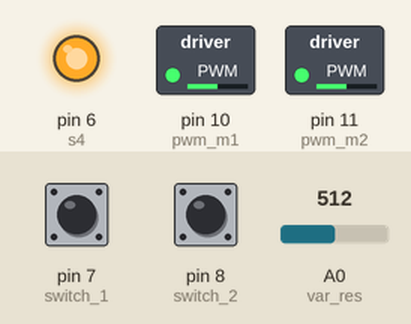
Simulated run of this sketch. Board: Arduino Uno, built with avr-gcc and run on an emulated ATmega328P. On the bench: switched loads named in the sketch (green lamp = pin HIGH), output pins drawn as LEDs (lit = HIGH). The inputs (shaded band) are chosen by the test bench; at power-on: A0 (var_res) = 512, pin 8 (switch_2) LOW, pin 7 (switch_1) LOW. Pins used as bus, display or sensor lines are not drawn.

Above: at 1.2 s.
1.3 s: A0 (var_res) set to 716
At 2.1 s:
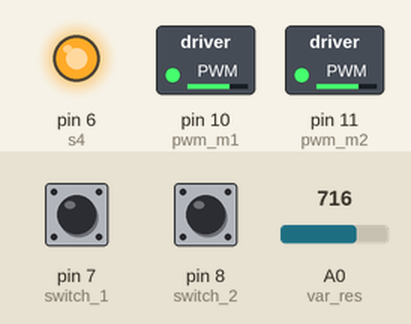
2.8 s: pin 8 (switch_2) pulled HIGH for 0.15 s
At 2.87 s:
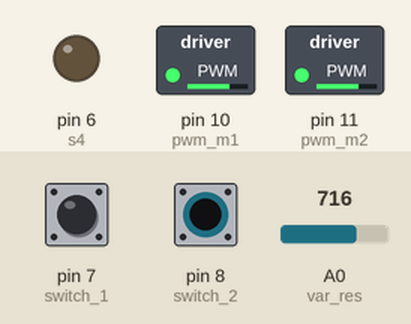
4.4 s: A0 (var_res) set to 900
At 5.6 s:
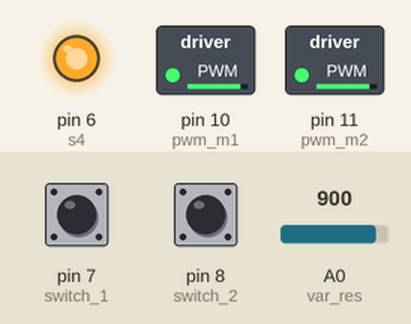
5.9 s: pin 8 (switch_2) pulled HIGH for 1 s
At 6.7 s:
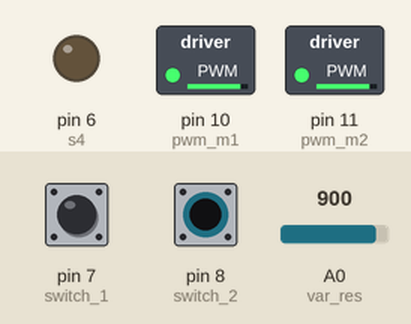
8.4 s: A0 (var_res) set to 122
At 8.7 s:
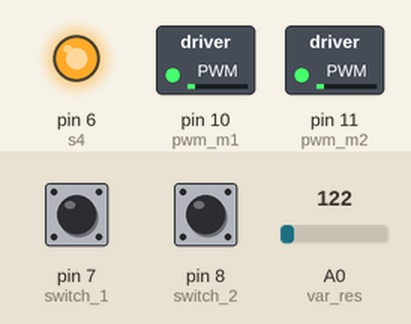
9.9 s: pin 8 (switch_2) pulled HIGH for 0.15 s
At 9.97 s:
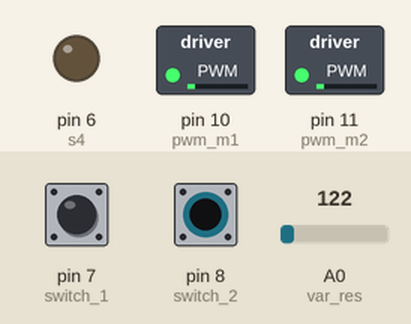
Timing chart, 0 to 12.5 s (numbered marks = the images above; inputs shaded):
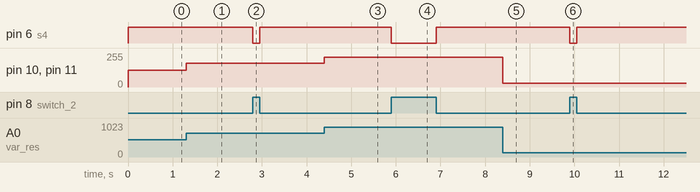

The sketch:

L298N_Motor_Driver__With_PWM.ino
```cpp
#define s1  3
#define s2  4
#define s3  5
#define s4  6
#define switch_1 7
#define switch_2 8
#define pwm_m1  10
#define pwm_m2  11
#define var_res A0
int var_val = 0 ;


void setup()
{
  pinMode(s1,OUTPUT);
  pinMode(s2,OUTPUT);
  pinMode(s3,OUTPUT);
  pinMode(s4,OUTPUT);
  pinMode(pwm_m1,OUTPUT);
  pinMode(pwm_m2,OUTPUT);
  pinMode(var_res,INPUT);
  Serial.begin(9600);
}

void loop()
{
  var_val = map(analogRead(var_res),0,1023,0,255);
  analogWrite(pwm_m1,var_val);
  if(digitalRead(switch_1) == HIGH)
  {
    analogWrite(pwm_m1,var_val);
    digitalWrite(s1,HIGH);
    digitalWrite(s2,LOW);
  }
  else
  {
    analogWrite(pwm_m2,var_val);
    digitalWrite(s1,LOW);
    digitalWrite(s2,HIGH);
  }
  if(digitalRead(switch_2) == HIGH )
  {
    analogWrite(pwm_m1,var_val);
    digitalWrite(s3,HIGH);
    digitalWrite(s4,LOW);
  }
  else
  {
    analogWrite(pwm_m2,var_val);
    digitalWrite(s3,LOW);
    digitalWrite(s4,HIGH);
  }
}
```

Measured:
- after the input at 1.3 s, pin 10 (pwm_m1), pin 11 (pwm_m2): 127/255 → 178/255 at once
- after the input at 2.8 s, pin 6 (s4): HIGH → LOW at once, → HIGH 0.15 s later
- after the input at 4.4 s, pin 10 (pwm_m1), pin 11 (pwm_m2): 178/255 → 224/255 at once
- after the input at 5.9 s, pin 6 (s4): HIGH → LOW at once, → HIGH 1.0 s later
- after the input at 8.4 s, pin 10 (pwm_m1), pin 11 (pwm_m2): 224/255 → 30/255 at once
- after the input at 9.9 s, pin 6 (s4): HIGH → LOW at once, → HIGH 0.15 s later
